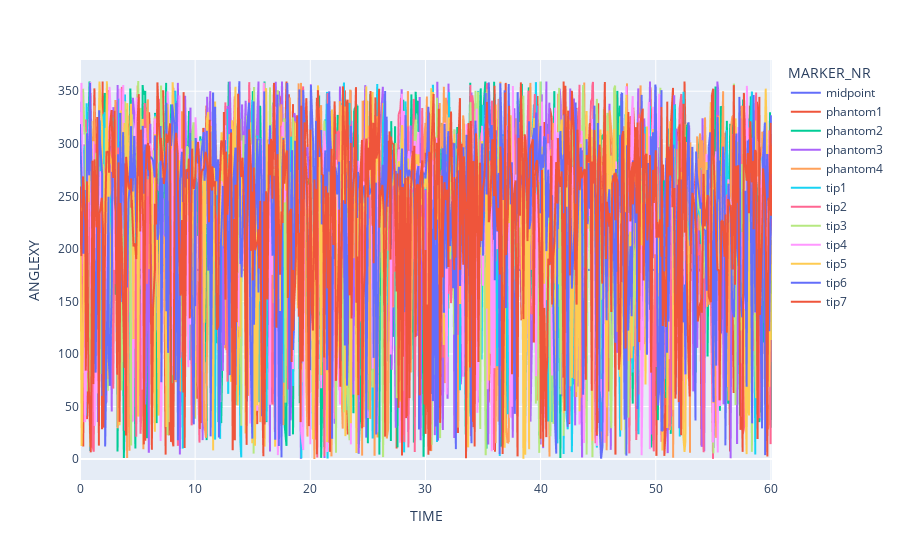

The notebook cell saved with this chart:
### Code cell
px.line(dataMario, x="TIME", y="ANGLEXY", color="MARKER_NR")

### Figure 1 — Plotly figure (JSON) as saved in the notebook; plotly's stock layout.template omitted (floating-point values rounded to 4 significant figures; data arrays with more than 128 entries replaced by an {"elided": "..."} marker saying what was removed)
{"data": [{"hovertemplate": "MARKER_NR=midpoint<br>TIME=%{x}<br>ANGLEXY=%{y}<extra></extra>", "legendgroup": "midpoint", "line": {"color": "#636efa", "dash": "solid"}, "marker": {"symbol": "circle"}, "mode": "lines", "name": "midpoint", "showlegend": true, "type": "scattergl", "x": {"elided": "620 float values"}, "xaxis": "x", "y": {"elided": "620 int values"}, "yaxis": "y"}, {"hovertemplate": "MARKER_NR=phantom1<br>TIME=%{x}<br>ANGLEXY=%{y}<extra></extra>", "legendgroup": "phantom1", "line": {"color": "#EF553B", "dash": "solid"}, "marker": {"symbol": "circle"}, "mode": "lines", "name": "phantom1", "showlegend": true, "type": "scattergl", "x": {"elided": "620 float values"}, "xaxis": "x", "y": {"elided": "620 float values"}, "yaxis": "y"}, {"hovertemplate": "MARKER_NR=phantom2<br>TIME=%{x}<br>ANGLEXY=%{y}<extra></extra>", "legendgroup": "phantom2", "line": {"color": "#00cc96", "dash": "solid"}, "marker": {"symbol": "circle"}, "mode": "lines", "name": "phantom2", "showlegend": true, "type": "scattergl", "x": {"elided": "620 float values"}, "xaxis": "x", "y": {"elided": "620 float values"}, "yaxis": "y"}, {"hovertemplate": "MARKER_NR=phantom3<br>TIME=%{x}<br>ANGLEXY=%{y}<extra></extra>", "legendgroup": "phantom3", "line": {"color": "#ab63fa", "dash": "solid"}, "marker": {"symbol": "circle"}, "mode": "lines", "name": "phantom3", "showlegend": true, "type": "scattergl", "x": {"elided": "620 float values"}, "xaxis": "x", "y": {"elided": "620 float values"}, "yaxis": "y"}, {"hovertemplate": "MARKER_NR=phantom4<br>TIME=%{x}<br>ANGLEXY=%{y}<extra></extra>", "legendgroup": "phantom4", "line": {"color": "#FFA15A", "dash": "solid"}, "marker": {"symbol": "circle"}, "mode": "lines", "name": "phantom4", "showlegend": true, "type": "scattergl", "x": {"elided": "620 float values"}, "xaxis": "x", "y": {"elided": "620 float values"}, "yaxis": "y"}, {"hovertemplate": "MARKER_NR=tip1<br>TIME=%{x}<br>ANGLEXY=%{y}<extra></extra>", "legendgroup": "tip1", "line": {"color": "#19d3f3", "dash": "solid"}, "marker": {"symbol": "circle"}, "mode": "lines", "name": "tip1", "showlegend": true, "type": "scattergl", "x": {"elided": "620 float values"}, "xaxis": "x", "y": {"elided": "620 float values"}, "yaxis": "y"}, {"hovertemplate": "MARKER_NR=tip2<br>TIME=%{x}<br>ANGLEXY=%{y}<extra></extra>", "legendgroup": "tip2", "line": {"color": "#FF6692", "dash": "solid"}, "marker": {"symbol": "circle"}, "mode": "lines", "name": "tip2", "showlegend": true, "type": "scattergl", "x": {"elided": "620 float values"}, "xaxis": "x", "y": {"elided": "620 float values"}, "yaxis": "y"}, {"hovertemplate": "MARKER_NR=tip3<br>TIME=%{x}<br>ANGLEXY=%{y}<extra></extra>", "legendgroup": "tip3", "line": {"color": "#B6E880", "dash": "solid"}, "marker": {"symbol": "circle"}, "mode": "lines", "name": "tip3", "showlegend": true, "type": "scattergl", "x": {"elided": "620 float values"}, "xaxis": "x", "y": {"elided": "620 float values"}, "yaxis": "y"}, {"hovertemplate": "MARKER_NR=tip4<br>TIME=%{x}<br>ANGLEXY=%{y}<extra></extra>", "legendgroup": "tip4", "line": {"color": "#FF97FF", "dash": "solid"}, "marker": {"symbol": "circle"}, "mode": "lines", "name": "tip4", "showlegend": true, "type": "scattergl", "x": {"elided": "620 float values"}, "xaxis": "x", "y": {"elided": "620 float values"}, "yaxis": "y"}, {"hovertemplate": "MARKER_NR=tip5<br>TIME=%{x}<br>ANGLEXY=%{y}<extra></extra>", "legendgroup": "tip5", "line": {"color": "#FECB52", "dash": "solid"}, "marker": {"symbol": "circle"}, "mode": "lines", "name": "tip5", "showlegend": true, "type": "scattergl", "x": {"elided": "620 float values"}, "xaxis": "x", "y": {"elided": "620 float values"}, "yaxis": "y"}, {"hovertemplate": "MARKER_NR=tip6<br>TIME=%{x}<br>ANGLEXY=%{y}<extra></extra>", "legendgroup": "tip6", "line": {"color": "#636efa", "dash": "solid"}, "marker": {"symbol": "circle"}, "mode": "lines", "name": "tip6", "showlegend": true, "type": "scattergl", "x": {"elided": "620 float values"}, "xaxis": "x", "y": {"elided": "620 float values"}, "yaxis": "y"}, {"hovertemplate": "MARKER_NR=tip7<br>TIME=%{x}<br>ANGLEXY=%{y}<extra></extra>", "legendgroup": "tip7", "line": {"color": "#EF553B", "dash": "solid"}, "marker": {"symbol": "circle"}, "mode": "lines", "name": "tip7", "showlegend": true, "type": "scattergl", "x": {"elided": "620 float values"}, "xaxis": "x", "y": {"elided": "620 float values"}, "yaxis": "y"}], "layout": {"legend": {"title": {"text": "MARKER_NR"}, "tracegroupgap": 0}, "margin": {"t": 60}, "xaxis": {"anchor": "y", "domain": [0, 1], "title": {"text": "TIME"}}, "yaxis": {"anchor": "x", "domain": [0, 1], "title": {"text": "ANGLEXY"}}}}
